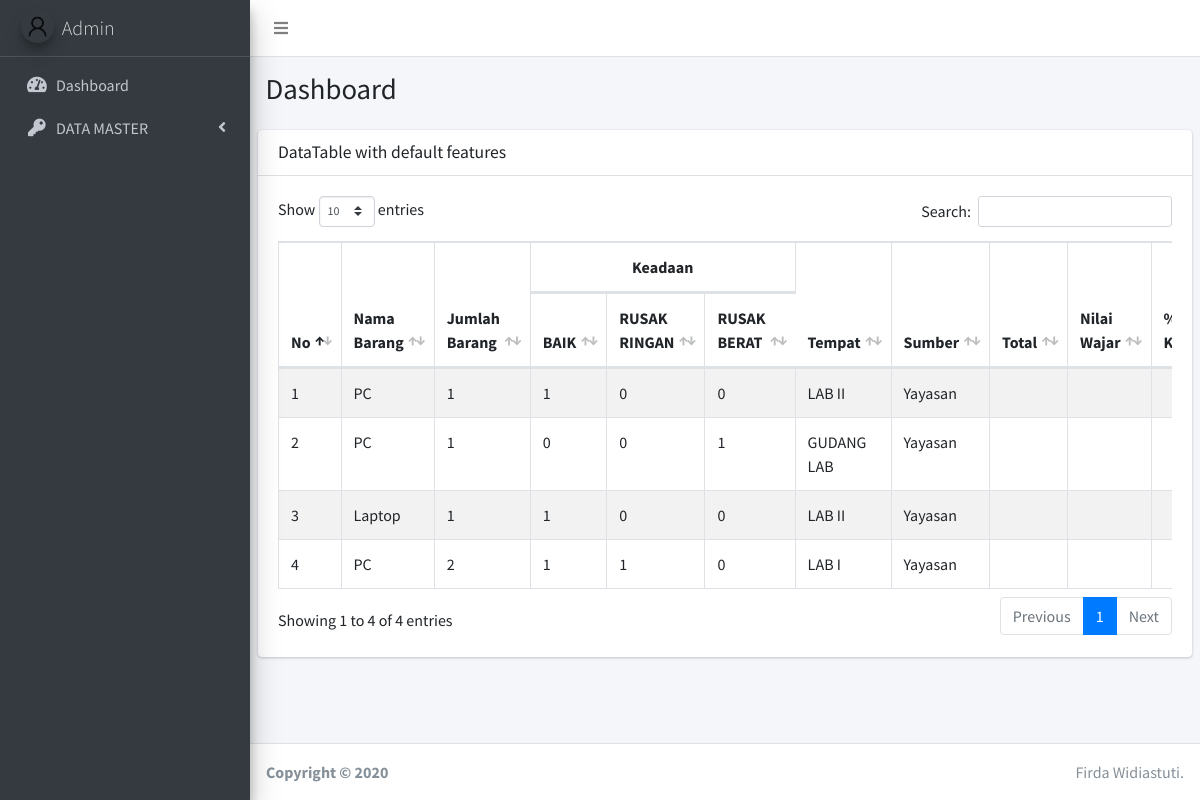
The page / on the database its author committed.
### tables this page shows
CREATE TABLE `kondisi` (
  `id_kondisi` int(11) NOT NULL,
  `kondisi` varchar(20) NOT NULL,
  `ket_kondisi` text NOT NULL
);

CREATE TABLE `inventaris` (
  `id_inv` int(11) NOT NULL,
  `tanggal` date DEFAULT NULL,
  `kode_inv` varchar(15) DEFAULT NULL,
  `id_ruangan` int(5) DEFAULT NULL,
  `id_sumber` int(5) DEFAULT NULL,
  `id_tahun` int(5) NOT NULL,
  `nama_barang` varchar(100) DEFAULT NULL,
  `merek` varchar(100) DEFAULT NULL,
  `seri` varchar(100) DEFAULT NULL,
  `id_jenis` int(5) DEFAULT NULL,
  `id_kondisi` int(5) NOT NULL,
  `nilai_wajar` int(10) DEFAULT NULL,
  `gambar` varchar(100) DEFAULT NULL
);

CREATE TABLE `ruang` (
  `id_ruangan` int(11) NOT NULL,
  `nama_ruangan` varchar(50) NOT NULL,
  `fungsi_ruangan` varchar(40) NOT NULL,
  `luas` varchar(25) NOT NULL,
  `gbr_ruangan` varchar(50) NOT NULL
);

CREATE TABLE `sumber` (
  `id_sumber` int(11) NOT NULL,
  `sumber` varchar(100) DEFAULT NULL,
  `ket_sumber` varchar(50) DEFAULT NULL
);

### application/helpers/page_template_helper.php (called while the page is built, shortened)
<?php
if (!function_exists('element')) {
    function admin_page($template, $data = null)
    {
        $ci = &get_instance();
        $data['view'] = $ci->load->view($template, $data, true);
    }
}

### application/modules/dashboard/controllers/Dashboard.php (called while the page is built, shortened)
<?php
class Dashboard extends MY_Controller
{
    public function index()
    {
        $data['title'] = "Dashboard";
        $data['data'] = $this->dashboard_model->join();
        $data['kondisi'] = $this->db->get('kondisi')->result();
        admin_page('index', $data);
    }
}

### index.php (called while the page is built, shortened)
<?php
require_once BASEPATH.'core/CodeIgniter.php';

### application/modules/dashboard/models/Dashboard_model.php (called while the page is built, shortened)
<?php
class Dashboard_model extends CI_Model
{
    public function join()
    {
        return $this->db->query("SELECT inventaris.nama_barang,inventaris.id_inv,inventaris.merek,inventaris.nilai_wajar,jenis.*,sumber.*,kondisi.*,tahun.*,ruang.* FROM inventaris INNER JOIN jenis on inventaris.id_jenis=jenis.id_jenis INNER JOIN sumber on inventaris.id_sumber=sumber.id_sumber INNER JOIN kondisi on inventaris.id_kondisi=kondisi.id_kondisi INNER JOIN tahun on inventaris.id_tahun=tahun.id_tahun INNER JOIN ruang on inventaris.id_ruangan=ruang.id_ruangan GROUP BY inventaris.nama_barang,inventaris.id_ruangan,inventaris.merek,inventaris.merek ORDER BY id_inv ASC")->result();
    }
}

### application/modules/dashboard/views/index.php (the view)
<section class="content-header">
  <div class="container-fluid">
    <div class="row mb-2">
      <div class="col-sm-6">
        <h1>Dashboard</h1>
      </div>
    </div>
  </div>
</section>
<section class="content">
  <div class="row">
    <div class="col-12">
      <div class="card">
        <div class="card-header">
          <h3 class="card-title">DataTable with default features</h3>
        </div>
        <div class="card-body">
          <div class="table-responsive">
            <table id="example1" class="table table-bordered table-striped" style="width: 100%">
              <thead>
                <tr>
                  <th rowspan="2">No</th>
                  <th rowspan="2">Nama Barang</th>
                  <th rowspan="2">Jumlah Barang</th>
                  <th colspan="<?= count($kondisi) ?>" style="text-align:center">Keadaan</th>
                  <th rowspan="2">Tempat</th>
                  <th rowspan="2">Sumber</th>
                  <th rowspan="2">Total</th>
                  <th rowspan="2">Nilai Wajar</th>
                  <th rowspan="2">% Kondisi</th>
                </tr>
                <tr>
                  <?php foreach ($kondisi as $rows) { ?>
                    <th><?= $rows->kondisi ?></th>
                  <?php } ?>
                </tr>
              </thead>
              <tbody>
                <?php $i = 1;
                foreach ($data as $row) {
                ?>
                  <tr>
                    <td><?= $i++ ?></td>
                    <td><?= $row->nama_barang ?></td>
                    <td><?= count($this->db->get_where("inventaris", ['nama_barang' => $row->nama_barang, 'id_ruangan' => $row->id_ruangan])->result()) ?></td>
                    <?php foreach ($kondisi as $rows) { ?>
                      <td>
                        <?= count($this->db->get_where('inventaris', ['id_kondisi' => $rows->id_kondisi, 'nama_barang' => $row->nama_barang, 'id_ruangan' => $row->id_ruangan])->result_array()) ?>
                      </td>
                    <?php } ?>
                    <td><?= $row->nama_ruangan ?></td>
                    <td><?= $row->sumber ?></td>
                    <td></td>
                    <td></td>
                    <td></td>
                  </tr>
                <?php } ?>
              </tbody>
            </table>
          </div>
        </div>
      </div>
    </div>
  </div>
</section>

### rows shown on the page
kondisi: kondisi "BAIK", result_array "1", result_array "0"
kondisi: kondisi "RUSAK RINGAN", result_array "0", result_array "1"
kondisi: kondisi "RUSAK BERAT", result_array "0", result_array "1"
inventaris: nama_barang "PC", result "1", id_ruangan.nama_ruangan "LAB II", id_sumber.sumber "Yayasan"
inventaris: nama_barang "PC", result "1", id_ruangan.nama_ruangan "GUDANG LAB", id_sumber.sumber "Yayasan"
inventaris: nama_barang "Laptop", result "1", id_ruangan.nama_ruangan "LAB II", id_sumber.sumber "Yayasan"
inventaris: nama_barang "PC", result "2", id_ruangan.nama_ruangan "LAB I", id_sumber.sumber "Yayasan"
